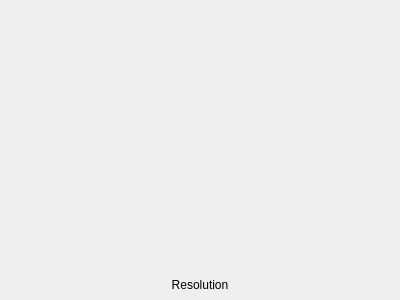
<?xml version="1.0" encoding="UTF-8"?>
<ui version="4.0">
 <class>ImageLabel</class>
 <widget class="QWidget" name="ImageLabel">
  <property name="geometry">
   <rect>
    <x>0</x>
    <y>0</y>
    <width>400</width>
    <height>300</height>
   </rect>
  </property>
  <layout class="QVBoxLayout" name="verticalLayout" stretch="1,0">
   <property name="spacing">
    <number>3</number>
   </property>
   <property name="leftMargin">
    <number>0</number>
   </property>
   <property name="topMargin">
    <number>0</number>
   </property>
   <property name="rightMargin">
    <number>0</number>
   </property>
   <property name="bottomMargin">
    <number>8</number>
   </property>
   <item>
    <widget class="QLabel" name="image">
     <property name="text">
      <string/>
     </property>
     <property name="alignment">
      <set>Qt::AlignHCenter|Qt::AlignTop</set>
     </property>
    </widget>
   </item>
   <item>
    <widget class="QLabel" name="resolution">
     <property name="text">
      <string>Resolution</string>
     </property>
     <property name="alignment">
      <set>Qt::AlignHCenter|Qt::AlignTop</set>
     </property>
     <property name="wordWrap">
      <bool>true</bool>
     </property>
    </widget>
   </item>
  </layout>
 </widget>
 <resources/>
 <connections/>
</ui>
